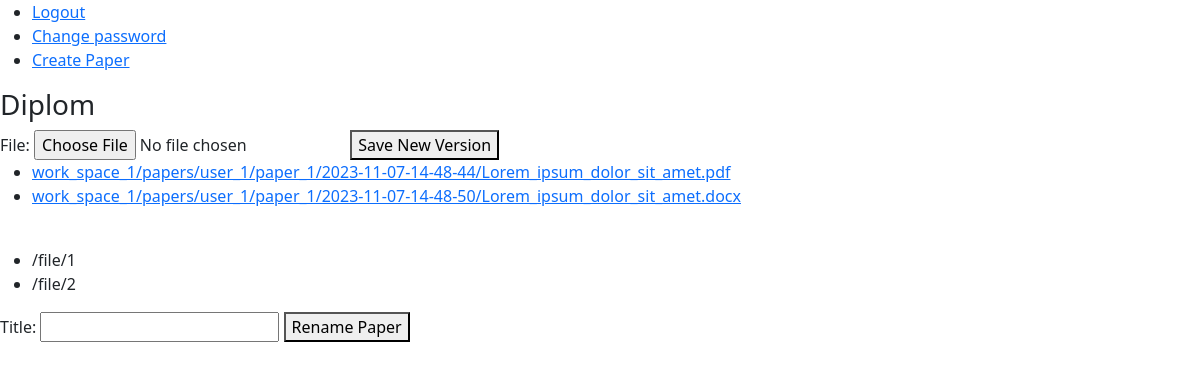
The app's page /paper_space/1 (signed in), older data.
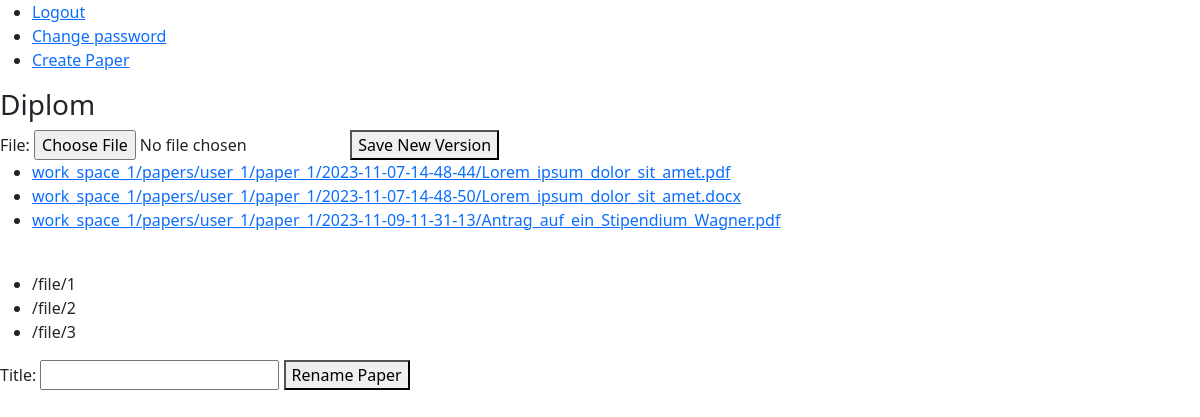
The same page, newer data.
### file_handling/models.py (models this page shows, shortened)
class PaperVersion(models.Model):
    user = models.ForeignKey(User, on_delete=models.CASCADE)
    paper = models.ForeignKey("paper_work.Paper", on_delete=models.CASCADE, related_name="versions")
    saving_time = models.DateTimeField(auto_now_add=True)
    file = models.FileField(upload_to=saving_path)

### paper_work/views.py (the view)
# urls.py: path("paper_space/<int:paper_id>", views.paper_space, name="paper_space"),
@login_required(redirect_field_name=None)
def paper_space(request, paper_id):
    paper = check_paper(paper_id, request.user)
    paper_versions = PaperVersion.objects.filter(paper=paper).order_by("saving_time")
    links = [reverse("file_handling:display_file", args=(version.pk,)) for version in paper_versions]
    return render(request, "paper_work/paper_space.html", {"form": NewPaperVersionForm(), "paper": paper, "paper_versions": paper_versions, "links": links, "rename_form": RenamePaperForm()})

### file_handling/forms.py (shortened to what this page needs)
class NewPaperVersionForm(forms.Form):
    file = forms.FileField(widget=forms.FileInput(attrs={"accept": ACCEPTED_UPLOAD_FORMATS}))

### paper_work/forms.py (shortened to what this page needs)
class RenamePaperForm(forms.Form):
    title = forms.CharField(max_length=50)

### utils/verification.py (called while the page is built)
def check_work_space(space_id, user):
    try:
        space = WorkSpace.objects.get(pk=space_id)
    except ObjectDoesNotExist:
        raise Http404
    else:
        if space.owner != user and user not in space.guests.all():
            raise PermissionDenied
        return space

def check_paper(paper_id, user):
    try:
        paper = Paper.objects.get(pk=paper_id)
    except ObjectDoesNotExist:
        raise Http404
    else:
        check_work_space(paper.work_space.pk, user)
        return paper

### paper_work/templates/paper_work/paper_space.html (shortened to what this page needs)
{% extends "layout.html" %}
{% load static %}
{% block body %}
    <h3>{{ paper.title }}</h3>
    <form enctype="multipart/form-data" action="{% url 'file_handling:upload_file' paper.pk %}" method="post">
        {{ form }}
        <button id="change_password_button" type="submit">Save New Version</button>
    </form>
    <ul>
        {% for version in paper_versions %}
            <li>
                <a href="{% url 'file_handling:display_file' version.pk %}">{{ version.file }}</a>
            </li>
        {% endfor %}
    </ul>
    <br>
    <ul>
        {% for link in links %}
            <li>
                {{ link }}
            </li>
        {% endfor %}
    </ul>
    <form action="{% url 'paper_work:rename_paper' paper.pk %}" method="post">
        {{ rename_form }}
        <button type="submit">Rename Paper</button>
    </form>
{% endblock %}

Row changes from the older to the newer data that the page shows:
added PaperVersion: file "work_space_1/papers/user_1/paper_1/2023-11-09-11-31-13/Antrag_auf_ein_Stipendium_Wagner.pdf"
Text that changed along with them:
new list line: "/file/3"
